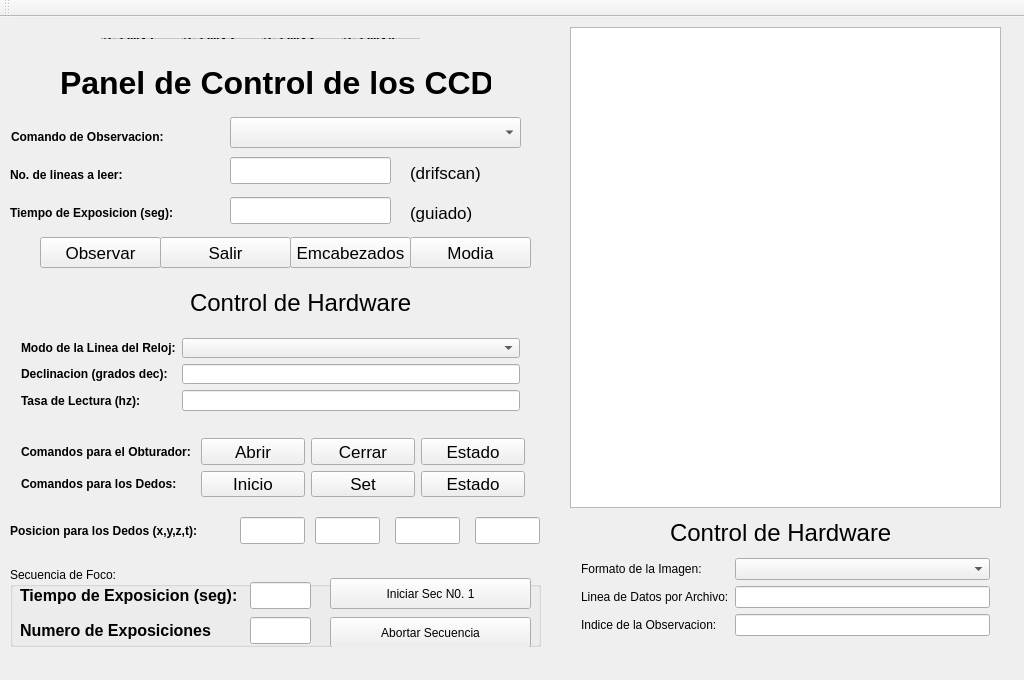
<?xml version="1.0" encoding="UTF-8"?>
<ui version="4.0">
 <class>AdquisicionDatos</class>
 <widget class="QMainWindow" name="AdquisicionDatos">
  <property name="geometry">
   <rect>
    <x>0</x>
    <y>0</y>
    <width>1024</width>
    <height>680</height>
   </rect>
  </property>
  <property name="minimumSize">
   <size>
    <width>1024</width>
    <height>680</height>
   </size>
  </property>
  <property name="maximumSize">
   <size>
    <width>1024</width>
    <height>680</height>
   </size>
  </property>
  <property name="windowTitle">
   <string>AdquisicionDatos</string>
  </property>
  <widget class="QWidget" name="centralWidget">
   <widget class="QWidget" name="horizontalLayoutWidget">
    <property name="geometry">
     <rect>
      <x>90</x>
      <y>10</y>
      <width>341</width>
      <height>23</height>
     </rect>
    </property>
    <property name="font">
     <font>
      <family>Ubuntu</family>
      <pointsize>10</pointsize>
      <weight>75</weight>
      <bold>true</bold>
     </font>
    </property>
    <layout class="QHBoxLayout" name="horizontalLayout">
     <property name="spacing">
      <number>1</number>
     </property>
     <item>
      <widget class="QCheckBox" name="checkBox_4">
       <property name="font">
        <font>
         <family>Ubuntu</family>
         <pointsize>10</pointsize>
         <weight>75</weight>
         <bold>true</bold>
        </font>
       </property>
       <property name="cursor">
        <cursorShape>ArrowCursor</cursorShape>
       </property>
       <property name="styleSheet">
        <string notr="true">background-color: rgb(198, 198, 198);</string>
       </property>
       <property name="text">
        <string>QNX1</string>
       </property>
       <property name="checked">
        <bool>true</bool>
       </property>
      </widget>
     </item>
     <item>
      <widget class="QCheckBox" name="checkBox_3">
       <property name="font">
        <font>
         <family>Ubuntu</family>
         <pointsize>10</pointsize>
         <weight>75</weight>
         <bold>true</bold>
        </font>
       </property>
       <property name="styleSheet">
        <string notr="true">background-color: rgb(198, 198, 198);</string>
       </property>
       <property name="text">
        <string>QNX2</string>
       </property>
       <property name="checked">
        <bool>true</bool>
       </property>
      </widget>
     </item>
     <item>
      <widget class="QCheckBox" name="checkBox_2">
       <property name="font">
        <font>
         <family>Ubuntu</family>
         <pointsize>10</pointsize>
         <weight>75</weight>
         <bold>true</bold>
        </font>
       </property>
       <property name="styleSheet">
        <string notr="true">background-color: rgb(198, 198, 198);</string>
       </property>
       <property name="text">
        <string>QNX3</string>
       </property>
       <property name="checked">
        <bool>true</bool>
       </property>
      </widget>
     </item>
     <item>
      <widget class="QCheckBox" name="checkBox">
       <property name="font">
        <font>
         <family>Ubuntu</family>
         <pointsize>10</pointsize>
         <weight>75</weight>
         <bold>true</bold>
        </font>
       </property>
       <property name="styleSheet">
        <string notr="true">background-color: rgb(198, 198, 198);</string>
       </property>
       <property name="text">
        <string>QNX4</string>
       </property>
       <property name="checked">
        <bool>true</bool>
       </property>
      </widget>
     </item>
    </layout>
   </widget>
   <widget class="QLabel" name="label_2">
    <property name="geometry">
     <rect>
      <x>410</x>
      <y>140</y>
      <width>81</width>
      <height>31</height>
     </rect>
    </property>
    <property name="font">
     <font>
      <pointsize>13</pointsize>
     </font>
    </property>
    <property name="text">
     <string>(drifscan)</string>
    </property>
   </widget>
   <widget class="QLabel" name="label_3">
    <property name="geometry">
     <rect>
      <x>10</x>
      <y>150</y>
      <width>181</width>
      <height>16</height>
     </rect>
    </property>
    <property name="font">
     <font>
      <weight>75</weight>
      <bold>true</bold>
     </font>
    </property>
    <property name="text">
     <string>No. de lineas a leer:</string>
    </property>
   </widget>
   <widget class="QLineEdit" name="NumeroLineasLeerlineEdit">
    <property name="geometry">
     <rect>
      <x>230</x>
      <y>140</y>
      <width>161</width>
      <height>27</height>
     </rect>
    </property>
   </widget>
   <widget class="QLabel" name="label_4">
    <property name="geometry">
     <rect>
      <x>10</x>
      <y>185</y>
      <width>211</width>
      <height>21</height>
     </rect>
    </property>
    <property name="font">
     <font>
      <weight>75</weight>
      <bold>true</bold>
     </font>
    </property>
    <property name="text">
     <string>Tiempo de Exposicion (seg):</string>
    </property>
   </widget>
   <widget class="QLineEdit" name="tiempoExposicionlineEdit">
    <property name="geometry">
     <rect>
      <x>230</x>
      <y>180</y>
      <width>161</width>
      <height>27</height>
     </rect>
    </property>
   </widget>
   <widget class="QLabel" name="label_5">
    <property name="geometry">
     <rect>
      <x>410</x>
      <y>180</y>
      <width>81</width>
      <height>31</height>
     </rect>
    </property>
    <property name="font">
     <font>
      <pointsize>13</pointsize>
     </font>
    </property>
    <property name="text">
     <string>(guiado)</string>
    </property>
   </widget>
   <widget class="QPushButton" name="observarPushButton">
    <property name="geometry">
     <rect>
      <x>40</x>
      <y>220</y>
      <width>121</width>
      <height>31</height>
     </rect>
    </property>
    <property name="font">
     <font>
      <pointsize>13</pointsize>
     </font>
    </property>
    <property name="text">
     <string>Observar</string>
    </property>
   </widget>
   <widget class="QPushButton" name="salirPushButton">
    <property name="geometry">
     <rect>
      <x>160</x>
      <y>220</y>
      <width>131</width>
      <height>31</height>
     </rect>
    </property>
    <property name="font">
     <font>
      <pointsize>13</pointsize>
     </font>
    </property>
    <property name="text">
     <string>Salir</string>
    </property>
   </widget>
   <widget class="QPushButton" name="emcabezadosPushButton">
    <property name="geometry">
     <rect>
      <x>290</x>
      <y>220</y>
      <width>121</width>
      <height>31</height>
     </rect>
    </property>
    <property name="font">
     <font>
      <pointsize>13</pointsize>
     </font>
    </property>
    <property name="text">
     <string>Emcabezados</string>
    </property>
   </widget>
   <widget class="QLabel" name="label_6">
    <property name="geometry">
     <rect>
      <x>190</x>
      <y>270</y>
      <width>241</width>
      <height>31</height>
     </rect>
    </property>
    <property name="font">
     <font>
      <pointsize>18</pointsize>
      <weight>50</weight>
      <bold>false</bold>
     </font>
    </property>
    <property name="text">
     <string>Control de Hardware</string>
    </property>
   </widget>
   <widget class="QWidget" name="formLayoutWidget">
    <property name="geometry">
     <rect>
      <x>10</x>
      <y>310</y>
      <width>521</width>
      <height>95</height>
     </rect>
    </property>
    <layout class="QFormLayout" name="formLayout">
     <item row="0" column="0">
      <widget class="QLabel" name="modoDeLaLineaDelRelojLabel">
       <property name="font">
        <font>
         <weight>75</weight>
         <bold>true</bold>
        </font>
       </property>
       <property name="text">
        <string>Modo de la Linea del Reloj:</string>
       </property>
      </widget>
     </item>
     <item row="0" column="1">
      <widget class="QComboBox" name="modoDeLaLineaDelRelojComboBox"/>
     </item>
     <item row="1" column="0">
      <widget class="QLabel" name="declinacionGradosDecLabel">
       <property name="font">
        <font>
         <weight>75</weight>
         <bold>true</bold>
        </font>
       </property>
       <property name="text">
        <string>Declinacion (grados dec):</string>
       </property>
      </widget>
     </item>
     <item row="1" column="1">
      <widget class="QLineEdit" name="declinacionGradosDecLineEdit"/>
     </item>
     <item row="2" column="0">
      <widget class="QLabel" name="texturaDeLecturaHzLabel">
       <property name="font">
        <font>
         <weight>75</weight>
         <bold>true</bold>
        </font>
       </property>
       <property name="text">
        <string>Tasa de Lectura (hz):</string>
       </property>
      </widget>
     </item>
     <item row="2" column="1">
      <widget class="QLineEdit" name="tasaDeLecturaHzLineEdit"/>
     </item>
    </layout>
   </widget>
   <widget class="QWidget" name="gridLayoutWidget">
    <property name="geometry">
     <rect>
      <x>10</x>
      <y>410</y>
      <width>526</width>
      <height>81</height>
     </rect>
    </property>
    <layout class="QGridLayout" name="gridLayout">
     <item row="0" column="1">
      <widget class="QLabel" name="label_7">
       <property name="font">
        <font>
         <weight>75</weight>
         <bold>true</bold>
        </font>
       </property>
       <property name="text">
        <string>Comandos para el Obturador: </string>
       </property>
      </widget>
     </item>
     <item row="0" column="2">
      <widget class="QPushButton" name="AbrirPushButton">
       <property name="font">
        <font>
         <pointsize>13</pointsize>
        </font>
       </property>
       <property name="text">
        <string>Abrir</string>
       </property>
      </widget>
     </item>
     <item row="0" column="3">
      <widget class="QPushButton" name="CerrarPushButton">
       <property name="font">
        <font>
         <pointsize>13</pointsize>
        </font>
       </property>
       <property name="text">
        <string>Cerrar</string>
       </property>
      </widget>
     </item>
     <item row="0" column="4">
      <widget class="QPushButton" name="EstadoObturadorPushButton">
       <property name="font">
        <font>
         <pointsize>13</pointsize>
        </font>
       </property>
       <property name="text">
        <string>Estado</string>
       </property>
      </widget>
     </item>
     <item row="1" column="1">
      <widget class="QLabel" name="label_8">
       <property name="font">
        <font>
         <weight>75</weight>
         <bold>true</bold>
        </font>
       </property>
       <property name="text">
        <string>Comandos para los Dedos:</string>
       </property>
      </widget>
     </item>
     <item row="1" column="4">
      <widget class="QPushButton" name="EstadoPushButton">
       <property name="font">
        <font>
         <pointsize>13</pointsize>
        </font>
       </property>
       <property name="text">
        <string>Estado</string>
       </property>
      </widget>
     </item>
     <item row="1" column="2">
      <widget class="QPushButton" name="InicioPushButton">
       <property name="font">
        <font>
         <pointsize>13</pointsize>
        </font>
       </property>
       <property name="text">
        <string>Inicio</string>
       </property>
      </widget>
     </item>
     <item row="1" column="3">
      <widget class="QPushButton" name="SetPushButton">
       <property name="font">
        <font>
         <pointsize>13</pointsize>
        </font>
       </property>
       <property name="text">
        <string>Set</string>
       </property>
      </widget>
     </item>
    </layout>
   </widget>
   <widget class="QLabel" name="label_9">
    <property name="geometry">
     <rect>
      <x>10</x>
      <y>500</y>
      <width>231</width>
      <height>27</height>
     </rect>
    </property>
    <property name="font">
     <font>
      <weight>75</weight>
      <bold>true</bold>
     </font>
    </property>
    <property name="text">
     <string>Posicion para los Dedos (x,y,z,t):</string>
    </property>
   </widget>
   <widget class="QLineEdit" name="posXLineEdit">
    <property name="geometry">
     <rect>
      <x>240</x>
      <y>500</y>
      <width>65</width>
      <height>27</height>
     </rect>
    </property>
   </widget>
   <widget class="QLineEdit" name="posYLineEdit">
    <property name="geometry">
     <rect>
      <x>315</x>
      <y>500</y>
      <width>65</width>
      <height>27</height>
     </rect>
    </property>
   </widget>
   <widget class="QLineEdit" name="posZLineEdit">
    <property name="geometry">
     <rect>
      <x>395</x>
      <y>500</y>
      <width>65</width>
      <height>27</height>
     </rect>
    </property>
   </widget>
   <widget class="QLineEdit" name="posTLineEdit">
    <property name="geometry">
     <rect>
      <x>475</x>
      <y>500</y>
      <width>65</width>
      <height>27</height>
     </rect>
    </property>
   </widget>
   <widget class="QGroupBox" name="groupBox">
    <property name="geometry">
     <rect>
      <x>10</x>
      <y>550</y>
      <width>531</width>
      <height>80</height>
     </rect>
    </property>
    <property name="title">
     <string>Secuencia de Foco:</string>
    </property>
    <widget class="QLabel" name="label_10">
     <property name="geometry">
      <rect>
       <x>10</x>
       <y>20</y>
       <width>231</width>
       <height>17</height>
      </rect>
     </property>
     <property name="font">
      <font>
       <pointsize>12</pointsize>
       <weight>75</weight>
       <bold>true</bold>
      </font>
     </property>
     <property name="text">
      <string>Tiempo de Exposicion (seg):</string>
     </property>
    </widget>
    <widget class="QLabel" name="label_11">
     <property name="geometry">
      <rect>
       <x>10</x>
       <y>55</y>
       <width>191</width>
       <height>17</height>
      </rect>
     </property>
     <property name="font">
      <font>
       <pointsize>12</pointsize>
       <weight>75</weight>
       <bold>true</bold>
      </font>
     </property>
     <property name="text">
      <string>Numero de Exposiciones:</string>
     </property>
    </widget>
    <widget class="QLineEdit" name="tiempoExposicionFocoLineEdit">
     <property name="geometry">
      <rect>
       <x>240</x>
       <y>15</y>
       <width>61</width>
       <height>27</height>
      </rect>
     </property>
    </widget>
    <widget class="QPushButton" name="IniciarSec1PushButton">
     <property name="geometry">
      <rect>
       <x>320</x>
       <y>11</y>
       <width>201</width>
       <height>31</height>
      </rect>
     </property>
     <property name="text">
      <string>Iniciar Sec N0. 1</string>
     </property>
    </widget>
    <widget class="QLineEdit" name="numeroExposicionesLineEdit">
     <property name="geometry">
      <rect>
       <x>240</x>
       <y>50</y>
       <width>61</width>
       <height>27</height>
      </rect>
     </property>
    </widget>
    <widget class="QPushButton" name="AbortarSecPushButton">
     <property name="geometry">
      <rect>
       <x>320</x>
       <y>50</y>
       <width>201</width>
       <height>31</height>
      </rect>
     </property>
     <property name="text">
      <string>Abortar Secuencia</string>
     </property>
    </widget>
   </widget>
   <widget class="QLabel" name="label">
    <property name="geometry">
     <rect>
      <x>60</x>
      <y>50</y>
      <width>431</width>
      <height>31</height>
     </rect>
    </property>
    <property name="font">
     <font>
      <pointsize>24</pointsize>
      <weight>75</weight>
      <bold>true</bold>
     </font>
    </property>
    <property name="text">
     <string>Panel de Control de los CCD</string>
    </property>
   </widget>
   <widget class="QComboBox" name="comandoDeObservacionComboBox">
    <property name="geometry">
     <rect>
      <x>230</x>
      <y>100</y>
      <width>291</width>
      <height>31</height>
     </rect>
    </property>
   </widget>
   <widget class="QLabel" name="comandoDeObservacionLabel">
    <property name="geometry">
     <rect>
      <x>11</x>
      <y>111</y>
      <width>201</width>
      <height>17</height>
     </rect>
    </property>
    <property name="font">
     <font>
      <weight>75</weight>
      <bold>true</bold>
     </font>
    </property>
    <property name="text">
     <string>Comando de Observacion: </string>
    </property>
   </widget>
   <widget class="QTextEdit" name="LogTextEdit">
    <property name="geometry">
     <rect>
      <x>570</x>
      <y>10</y>
      <width>431</width>
      <height>481</height>
     </rect>
    </property>
   </widget>
   <widget class="QLabel" name="label_12">
    <property name="geometry">
     <rect>
      <x>670</x>
      <y>500</y>
      <width>241</width>
      <height>31</height>
     </rect>
    </property>
    <property name="font">
     <font>
      <pointsize>18</pointsize>
      <weight>50</weight>
      <bold>false</bold>
     </font>
    </property>
    <property name="text">
     <string>Control de Hardware</string>
    </property>
   </widget>
   <widget class="QWidget" name="formLayoutWidget_2">
    <property name="geometry">
     <rect>
      <x>570</x>
      <y>530</y>
      <width>431</width>
      <height>101</height>
     </rect>
    </property>
    <layout class="QFormLayout" name="formLayout_2">
     <item row="0" column="0">
      <widget class="QLabel" name="formatoDeLaImagenLabel">
       <property name="text">
        <string>Formato de la Imagen:</string>
       </property>
      </widget>
     </item>
     <item row="0" column="1">
      <widget class="QComboBox" name="formatoDeLaImagenComboBox"/>
     </item>
     <item row="1" column="0">
      <widget class="QLabel" name="lineaDeDatosPorArchivoLabel">
       <property name="text">
        <string>Linea de Datos por Archivo:</string>
       </property>
      </widget>
     </item>
     <item row="1" column="1">
      <widget class="QLineEdit" name="lineaDeDatosPorArchivoLineEdit"/>
     </item>
     <item row="2" column="0">
      <widget class="QLabel" name="indiceDeLaObservacionLabel">
       <property name="text">
        <string>Indice de la Observacion:</string>
       </property>
      </widget>
     </item>
     <item row="2" column="1">
      <widget class="QLineEdit" name="indiceDeLaObservacionLineEdit"/>
     </item>
    </layout>
   </widget>
   <widget class="QPushButton" name="modiaPushButton">
    <property name="geometry">
     <rect>
      <x>410</x>
      <y>220</y>
      <width>121</width>
      <height>31</height>
     </rect>
    </property>
    <property name="font">
     <font>
      <pointsize>13</pointsize>
     </font>
    </property>
    <property name="text">
     <string>Modia</string>
    </property>
   </widget>
  </widget>
  <widget class="QToolBar" name="mainToolBar">
   <attribute name="toolBarArea">
    <enum>TopToolBarArea</enum>
   </attribute>
   <attribute name="toolBarBreak">
    <bool>false</bool>
   </attribute>
  </widget>
  <widget class="QMenuBar" name="menuBar">
   <property name="geometry">
    <rect>
     <x>0</x>
     <y>0</y>
     <width>1024</width>
     <height>25</height>
    </rect>
   </property>
  </widget>
 </widget>
 <layoutdefault spacing="6" margin="11"/>
 <resources/>
 <connections/>
</ui>
